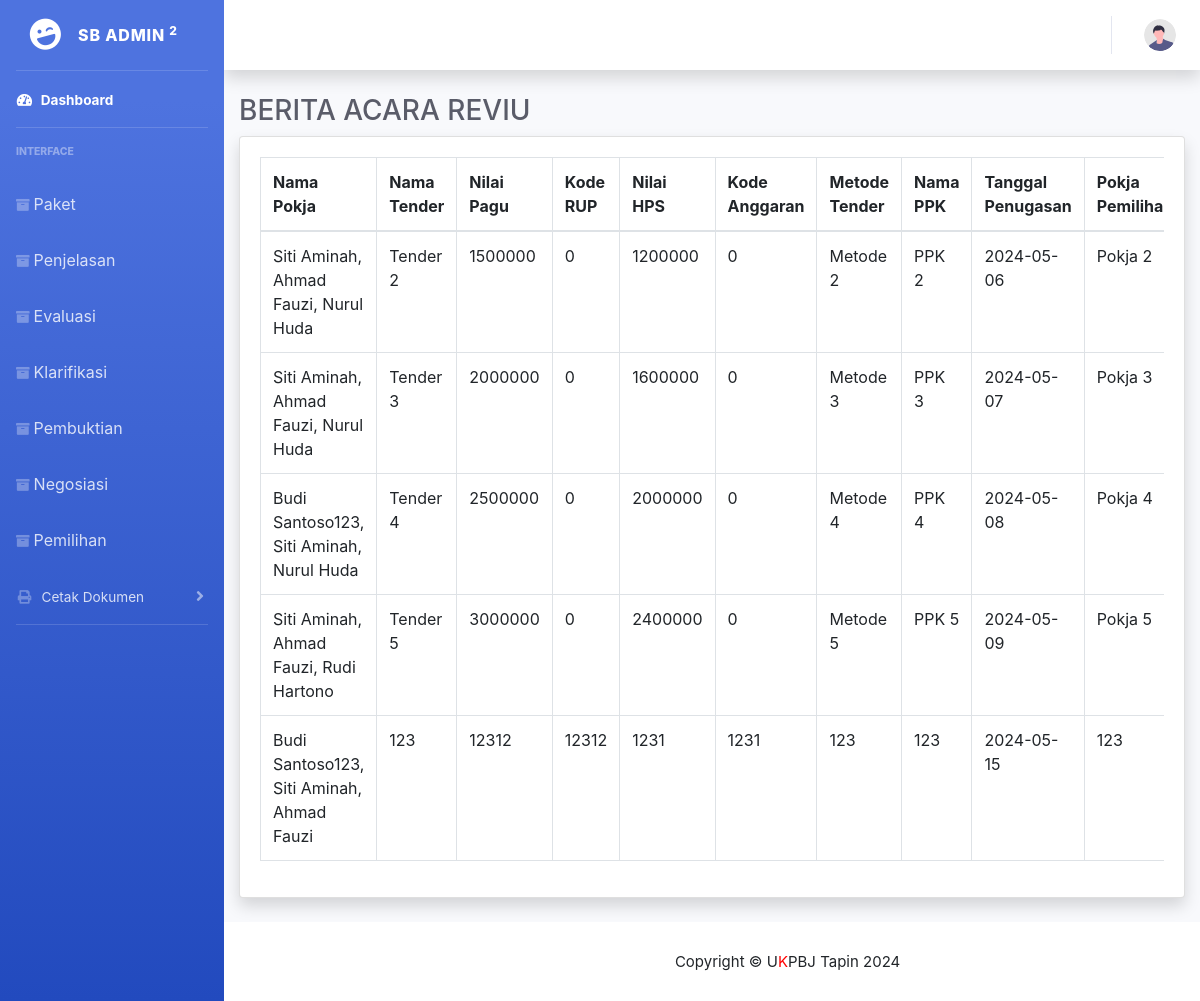
Screenshot of /index.php/report/reportBaReviu with the database file from the repository.
### tables this page shows
CREATE TABLE `paket` (
  `Id_kode_tender` int(10) NOT NULL,
  `kode_tender` text NOT NULL,
  `Id_pokja` varchar(10) DEFAULT NULL,
  `no_dokumen_pemilihan` text NOT NULL,
  `Nama_tender` varchar(100) DEFAULT NULL,
  `Nilai_Pagu` int(30) DEFAULT NULL,
  `Kode_RUP` int(15) DEFAULT NULL,
  `Nilai_HPS` int(20) DEFAULT NULL,
  `Kode_anggaran` int(15) DEFAULT NULL,
  `Metode_tender` varchar(20) DEFAULT NULL,
  `Nama_PPK` varchar(50) DEFAULT NULL,
  `NIP_PPK` int(20) DEFAULT NULL,
  `No_SK` varchar(20) DEFAULT NULL,
  `Unit_kerja` varchar(50) DEFAULT NULL,
  `Tgl_permohonan` date DEFAULT NULL,
  `Tgl_penugasan` date DEFAULT NULL,
  `Pokja_pemilihan` varchar(20) DEFAULT NULL
);

### application/controllers/Report.php (called while the page is built, shortened)
<?php
class Report extends CI_Controller {
    public function __construct() {
        $this->load->model('Paket_model');
        $this->load->model('PokjaMil_model');
        $this->load->model('Penjelasan_model');
        $this->load->library('form_validation');
        $this->load->model('Evaluasi_model');
        $this->load->model('Klarifikasi_model');
        $this->load->model('Negosiasi_model');
        $this->load->model('Pembuktian_model');
    }
    public function reportBaReviu() {
        $data['pokjas'] = $this->PokjaMil_model->get_all_pokja();
        $data['pakets'] = $this->Paket_model->get_all_paket();
        $this->load->view('Header/Head');
        $this->load->view('Header/Header');
        $this->load->view('report/report_ba_reviu', $data);
        $this->load->view('Footer/Footer');
    }
}
?>

### index.php (called while the page is built, shortened)
<?php
require_once BASEPATH.'core/CodeIgniter.php';

### application/models/PokjaMil_model.php (called while the page is built, shortened)
<?php
class PokjaMil_model extends CI_Model {
    public function get_all_pokja() {
        return $this->db->get('pokjamil')->result();
    }
}
?>

### application/models/Paket_model.php (called while the page is built, shortened)
<?php
class Paket_model extends CI_Model {
    public function get_all_paket() {
        return $this->db->get('paket')->result();
    }
}
?>

### application/views/report/report_ba_reviu.php (the view, shortened to what this page needs)
<!DOCTYPE html>
<html lang="en">
<head>
    <link rel="stylesheet" href="https://stackpath.bootstrapcdn.com/bootstrap/4.5.2/css/bootstrap.min.css">
</head>
<body>
    <div class="container-fluid">
        <h1 class="h3 mb-2 text-gray-800">BERITA ACARA REVIU</h1>
        <div class="card shadow mb-4">
            <div class="card-body">
                <div class="table-responsive">
                    <table id="example" class="table table-bordered" width="100%" cellspacing="0">
                        <thead>
                            <tr>
                                <th>Nama Pokja</th>
                                <th>Nama Tender</th>
                                <th>Nilai Pagu</th>
                                <th>Kode RUP</th>
                                <th>Nilai HPS</th>
                                <th>Kode Anggaran</th>
                                <th>Metode Tender</th>
                                <th>Nama PPK</th>
                                <th>Tanggal Penugasan</th>
                                <th>Pokja Pemilihan</th>
                            </tr>
                        </thead>
                        <tbody>
                            <?php foreach ($pakets as $paket): ?>
                            <tr>
                                <td class="nama-pokja">
                                    <?php
                                    $selected_ids = explode(',', $paket->Id_pokja);
                                    $pokja_names = array();
                                    foreach ($selected_ids as $selected_id) {
                                        foreach ($pokjas as $pokja) {
                                            if ($pokja->id == $selected_id) {
                                                $pokja_names[] = $pokja->Nama;
                                                break;
                                            }
                                        }
                                    }
                                    echo implode(', ', $pokja_names);
                                    ?>
                                </td>
                                <td class="nama-tender"><?= $paket->Nama_tender ?></td>
                                <td class="nilai-pagu"><?= $paket->Nilai_Pagu ?></td>
                                <td class="kode-rup"><?= $paket->Kode_RUP ?></td>
                                <td class="nilai-hps"><?= $paket->Nilai_HPS ?></td>
                                <td class="kode-anggaran"><?= $paket->Kode_anggaran ?></td>
                                <td class="metode-tender"><?= $paket->Metode_tender ?></td>
                                <td class="nama-ppk"><?= $paket->Nama_PPK ?></td>
                                <td class="tgl-penugasan"><?= $paket->Tgl_penugasan ?></td>
                                <td class="pokja-pemilihan"><?= $paket->Pokja_pemilihan ?></td>
                            </tr>
                            <?php endforeach; ?>
                        </tbody>
                    </table>
                </div>
            </div>
        </div>
    </div>
</body>
</html>

### application/views/Header/Head.php (shortened to what this page needs)
<!DOCTYPE html>
<html lang="en">
<head>
    <link href="<?= base_url('assets/vendor/fontawesome-free/css/all.min.css') ?>" rel="stylesheet" type="text/css">
        <link rel="stylesheet" href="https://stackpath.bootstrapcdn.com/bootstrap/4.5.2/css/bootstrap.min.css">
    <link rel="stylesheet" href="https://cdn.datatables.net/2.0.7/css/dataTables.dataTables.css">
    <link rel="stylesheet" href="https://cdn.datatables.net/2.0.7/css/dataTables.bootstrap4.css">
    <link rel="stylesheet" href="https://cdnjs.cloudflare.com/ajax/libs/twitter-bootstrap/4.5.2/css/bootstrap.css">
    <link rel="stylesheet" href="https://cdnjs.cloudflare.com/ajax/libs/bootstrap-icons/1.10.0/font/bootstrap-icons.min.css">
    <link href="<?= base_url('assets/css/sb-admin-2.min.css') ?>" rel="stylesheet">
    <link rel="stylesheet" type="text/css"
        href="https://cdnjs.cloudflare.com/ajax/libs/font-awesome/5.15.4/css/all.min.css">
    <link rel="stylesheet" type="text/css" href="https://cdn.datatables.net/1.10.24/css/dataTables.bootstrap4.min.css">
</head>

### application/views/Header/Header.php (shortened to what this page needs)
<body id="page-top">
    <div id="wrapper">
        <ul class="navbar-nav bg-gradient-primary sidebar sidebar-dark accordion" id="accordionSidebar">
            <a class="sidebar-brand d-flex align-items-center justify-content-center" href="<?= site_url('Dashboard') ?>">
                <div class="sidebar-brand-icon rotate-n-15">
                    <i class="fas fa-laugh-wink"></i>
                </div>
                <div class="sidebar-brand-text mx-3">SB Admin <sup>2</sup></div>
            </a>
            <hr class="sidebar-divider my-0">
            <li class="nav-item active">
                <a class="nav-link" href="<?= site_url('Dashboard') ?>">
                    <i class="fas fa-fw fa-tachometer-alt"></i>
                    <span>Dashboard</span></a>
            </li>
            <hr class="sidebar-divider">
            <div class="sidebar-heading">
                Interface
            </div>
            <li class="nav-item">
                <a class="nav-link" href="<?= site_url('Paket') ?>"><i class="fa fa-archive"
                        aria-hidden="true"></i>Paket</a>
            </li>
            <li class="nav-item">
                <a class="nav-link" href="<?= site_url('Penjelasan') ?>"><i class="fa fa-archive"
                        aria-hidden="true"></i>Penjelasan</a>
            </li>
            <li class="nav-item">
                <a class="nav-link" href="<?= site_url('Evaluasi') ?>"><i class="fa fa-archive"
                        aria-hidden="true"></i>Evaluasi</a>
            </li>
            <li class="nav-item">
                <a class="nav-link" href="<?= site_url('Klarifikasi') ?>"><i class="fa fa-archive"
                        aria-hidden="true"></i>Klarifikasi</a>
            </li>
            <li class="nav-item">
                <a class="nav-link" href="<?= site_url('Pembuktian') ?>"><i class="fa fa-archive"
                        aria-hidden="true"></i>Pembuktian</a>
            </li>
            <li class="nav-item">
                <a class="nav-link" href="<?= site_url('Negosiasi') ?>"><i class="fa fa-archive"
                        aria-hidden="true"></i>Negosiasi</a>
            </li>
            <li class="nav-item">
                <a class="nav-link" href="<?= site_url('Pemilihan') ?>"><i class="fa fa-archive"
                        aria-hidden="true"></i>Pemilihan</a>
            </li>
            <li class="nav-item">
                <a class="nav-link collapsed" href="#" data-toggle="collapse" data-target="#collapseTwo"
                    aria-expanded="true" aria-controls="collapseTwo">
                    <i class="fas fa-fw fa-print"></i>
                    <span>Cetak Dokumen</span>
                </a>
            </li>
            <hr class="sidebar-divider">
        </ul>
        <div id="content-wrapper" class="d-flex flex-column">
            <div id="content">
                <nav class="navbar navbar-expand navbar-light bg-white topbar mb-4 static-top shadow">
                    <ul class="navbar-nav ml-auto">
                        <li class="nav-item dropdown no-arrow">
                            <a class="nav-link dropdown-toggle" href="#" id="userDropdown" role="button"
                                data-toggle="dropdown" aria-haspopup="true" aria-expanded="false">
                                <img class="img-profile rounded-circle" src="img/undraw_profile.svg">
                            </a>
                        </li>
                    </ul>
                </nav>

### application/views/Footer/Footer.php (shortened to what this page needs)
<footer class="sticky-footer bg-white">
    <div class="container my-auto">
        <div class="copyright text-center my-auto">
            <span style="font-size:15px;">Copyright &copy; U<span style="color:red;">K</span>PBJ Tapin 2024</span>
        </div>
    </div>
</footer>
</div>
</div>
</body>
</html>

### application/views/report/report_ba_reviu.php (style rules this page uses)
.container { margin: 20mm; }

### rows the page displays
paket: pokja_names "Siti Aminah, Ahmad Fauzi, Nurul Huda", Nama_tender "Tender 2", Nilai_Pagu "1500000", Kode_RUP "0", Nilai_HPS "1200000", Kode_anggaran "0", Metode_tender "Metode 2", Nama_PPK "PPK 2", Tgl_penugasan "2024-05-06", Pokja_pemilihan "Pokja 2"
paket: pokja_names "Siti Aminah, Ahmad Fauzi, Nurul Huda", Nama_tender "Tender 3", Nilai_Pagu "2000000", Kode_RUP "0", Nilai_HPS "1600000", Kode_anggaran "0", Metode_tender "Metode 3", Nama_PPK "PPK 3", Tgl_penugasan "2024-05-07", Pokja_pemilihan "Pokja 3"
paket: pokja_names "Budi Santoso123, Siti Aminah, Nurul Huda", Nama_tender "Tender 4", Nilai_Pagu "2500000", Kode_RUP "0", Nilai_HPS "2000000", Kode_anggaran "0", Metode_tender "Metode 4", Nama_PPK "PPK 4", Tgl_penugasan "2024-05-08", Pokja_pemilihan "Pokja 4"
paket: pokja_names "Siti Aminah, Ahmad Fauzi, Rudi Hartono", Nama_tender "Tender 5", Nilai_Pagu "3000000", Kode_RUP "0", Nilai_HPS "2400000", Kode_anggaran "0", Metode_tender "Metode 5", Nama_PPK "PPK 5", Tgl_penugasan "2024-05-09", Pokja_pemilihan "Pokja 5"
paket: pokja_names "Budi Santoso123, Siti Aminah, Ahmad Fauzi", Nama_tender "123", Nilai_Pagu "12312", Kode_RUP "12312", Nilai_HPS "1231", Kode_anggaran "1231", Metode_tender "123", Nama_PPK "123", Tgl_penugasan "2024-05-15", Pokja_pemilihan "123"
